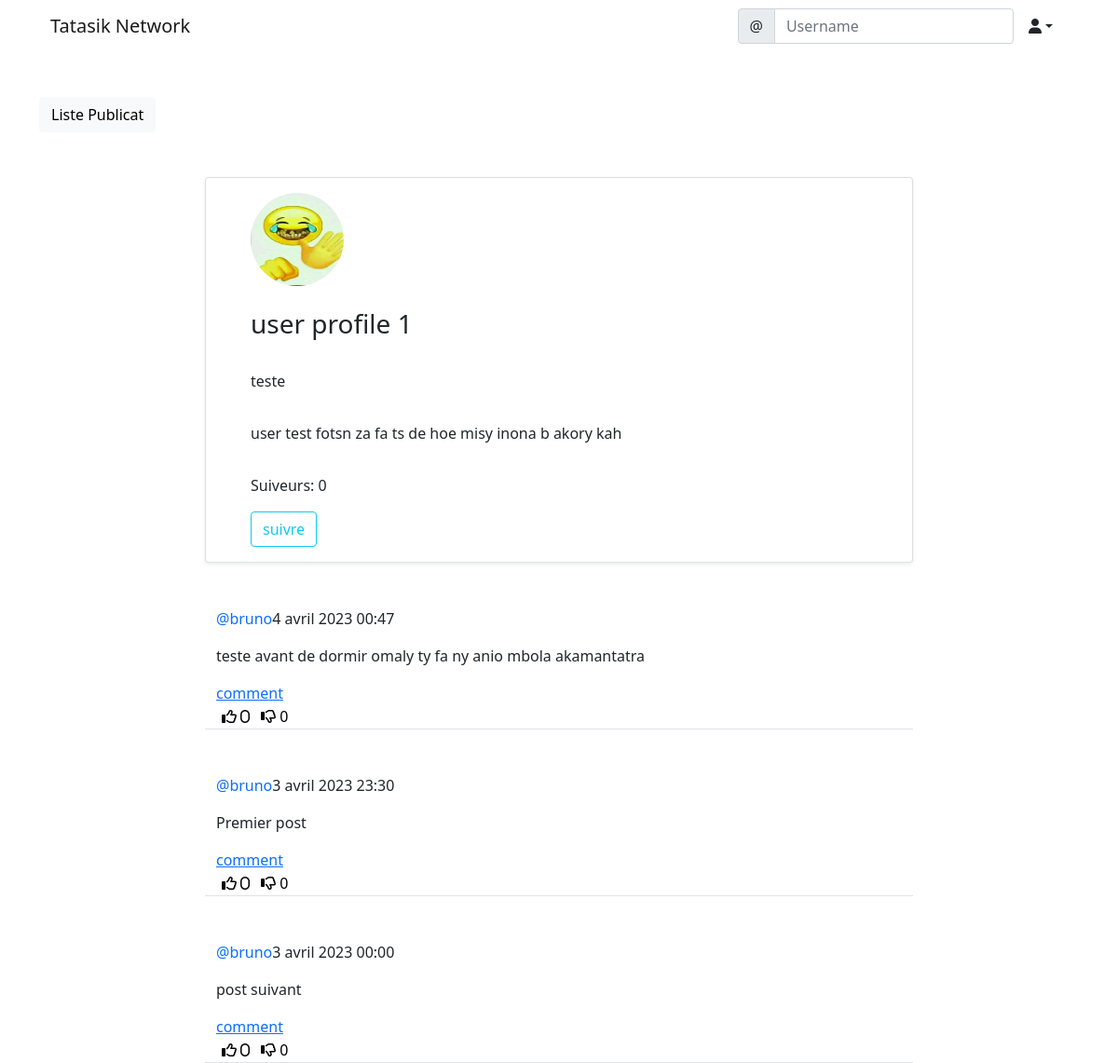
Screenshot of /social/profile/1 with the database file from the repository.
### social/models.py (models this page shows)
class UserProfile(models.Model):
	user = models.OneToOneField(User, primary_key=True, verbose_name='user', related_name='profile', on_delete=models.CASCADE)
	name = models.CharField(max_length=30, blank=True, null=True)
	bio = models.CharField(max_length=500, blank=True, null=True)
	birth_date = models.DateField(null=True, blank=True)
	location = models.CharField(max_length=100, blank=True, null=True)
	picture = models.ImageField(upload_to='uploads/profile_pictures',default='uploads/profile_pictures/default.png', blank=True)
	followers = models.ManyToManyField(User,blank=True, related_name='followers')

class Post(models.Model):
	body = models.TextField()
	created_on = models.DateTimeField(default=timezone.now)
	author = models.ForeignKey(User, on_delete=models.CASCADE)
	likes = models.ManyToManyField(User, blank=True, related_name='likes')
	dislikes = models.ManyToManyField(User, blank=True, related_name='dislikes')

### social/views.py (the view)
# urls.py: path('profile/<int:pk>', ProfileView.as_view(), name='profile'),
class ProfileView(View):
	def get(self, request, pk, *args, **kwargs):
		profile = UserProfile.objects.get(pk=pk)
		user = profile.user
		posts = Post.objects.filter(author=user).order_by('-created_on')
		followers = profile.followers.all()
		number_of_followers = len(followers)
		if number_of_followers == 0:
			is_following = False
		for follower in followers:
			if follower == request.user:
				is_following = True
				break
			else:
				is_following = False
		context ={
			'user' : user,
			'profile' : profile,
			'posts' : posts,
			'number_of_followers' : number_of_followers,
			'is_following': is_following,
		}
		return render(request, 'social/profile.html', context)

### social/templates/social/profile.html (shortened to what this page needs)
{% extends 'landing/base.html' %}
{% block content %}
<div class="container">
	<div class="row mt-5">
		<div class="col-md-3 col-sm-6">
			<a href="{% url 'post-list' %}" class="btn btn-light">Liste Publicat</a>
		</div>
	</div>
	<div class="row justify-content-center mt-5">
		<div class="card shadow-sm col-md-8 col-sm-12 border-bottom px-5 pt-3">
			<img src="{{ profile.picture.url }}" class="rounded-circle" width="100" height="100" />
				{% if profile.name %}
				<h3 class="py-4">
					{{profile.name}}
				{% endif %}
				</h3>
			{% if profile.location %}
			<p>{{ profile.location }}<p>
			{% endif %}
			{% if profile.bio %}
			<p>{{ profile.bio }}<p>
				{% endif %}
				<div class="mb-3">
					<p>Suiveurs: {{ number_of_followers }}</p>
					{% if user != request.user %}
						{% if is_following %}
							<form method="POST" action="{% url 'remove-follower' profile.pk %}">
								{% csrf_token %}
								<button class="btn btn-outline-danger" type="submit">desuivre</button>
							</form>
						{%  else %}
							<form method="POST" action="{% url 'add-follower' profile.pk %}">
								<button class="btn btn-outline-info" type="submit">suivre</button>
							</form>
						{% endif %}
					{% endif %}
				</div>
		</div>
	</div>
	{% for post in posts %}
	<div class="row justify-content-center mt-5">
		<div class="col-md-8 col-sm-12 border-bottom">
			<p><a class="text-primary" style="text-decoration: none" class="text-primary" href="{% url 'profile' post.author.profile.pk %}">@{{ post.author }}</a>{{ post.created_on }}</p>
			<div class="position-relative">
				<p>{{post.body}}</p>
				<a href="{% url 'post-detail' post.pk %}" class="stretched-link">comment</a>
			</div>
			<div class="d-flex flex-row">
				<form method="POST" action="{% url 'like' post.pk %}">
					<button style="background-color:transparent ; border: none; box-shadow: none;" type="submit">
						<i class="far fa-thumbs-up"><span> {{post.likes.all.count}}</span></i>
					</button>
				</form>
				<form method="POST" action="{% url 'dislike' post.pk %}">
					<button style="background-color:transparent ; border: none; box-shadow: none;" type="submit">
						<i class="far fa-thumbs-down"></i><span> {{post.dislikes.all.count}}</span>
					</button>
				</form>
			</div>
		</div>
	</div>
	{% endfor %}
</div>
{% endblock content %}

### landing/templates/landing/base.html (shortened to what this page needs)
<!doctype html>
<html lang="en">
  <head>
    <link href="https://cdn.jsdelivr.net/npm/bootstrap@5.0.2/dist/css/bootstrap.min.css" rel="stylesheet">
  </head>
  <body>
    {% include 'landing/navbar.html' %}
    {% block content %}
    {% endblock content %}
  </body>
</html>

### landing/templates/landing/navbar.html (shortened to what this page needs)
<div class="container">
  <nav class="navbar navbar-expand-lg navbar-light">
    <div class="container-fluid">
      <a class="navbar-brand"
      {% if user.is_authenticated %}
        href="{% url 'post-list' %}"
      {% else %}
        href="{% url 'index' %}"
      {% endif %}
      >Tatasik Network</a>
      <div class="collapse navbar-collapse" id="navbarTogglerDemo03">
        <form class="d-flex">
          <div class="input-group">
            <span class="input-group-text" id="basic-addon1">@</span>
            <input type="text" class="form-control" placeholder="Username" aria-label="Username" aria-describedby="basic-addon1">
          </div>
        </form>
        {% if user.is_authenticated %}
          <div class="nav-item dropdown">
            <a class="nav-link dropdown-toggle text-dark" data-bs-toggle="dropdown" role="buton" aria-expanded="false"><i class="fas fa-user"></i></a>
          </div>
        {% endif %}
      </div>
    </div>
  </nav>
</div>

### rows the page displays
UserProfile: picture (picture), name "user profile 1", location "teste", bio "user test fotsn za fa ts de hoe misy inona b akory kah"
Post: author "bruno", created_on "4 avril 2023 00:47", body "teste avant de dormir omaly ty fa ny anio mbola akamantatra", likes.all.count "0", dislikes.all.count "0"
Post: author "bruno", created_on "3 avril 2023 23:30", body "Premier post", likes.all.count "0", dislikes.all.count "0"
Post: author "bruno", created_on "3 avril 2023 00:00", body "post suivant", likes.all.count "0", dislikes.all.count "0"

### other values shown
{{ number_of_followers }} "0"
